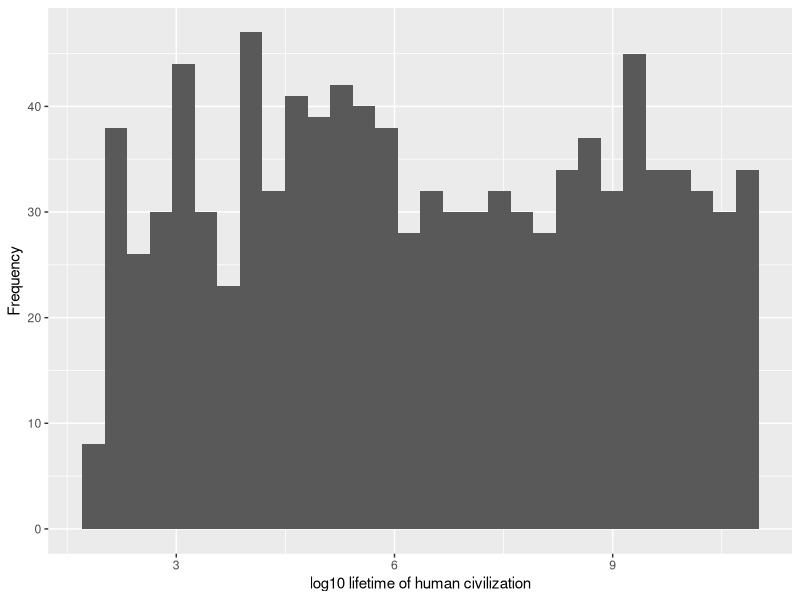
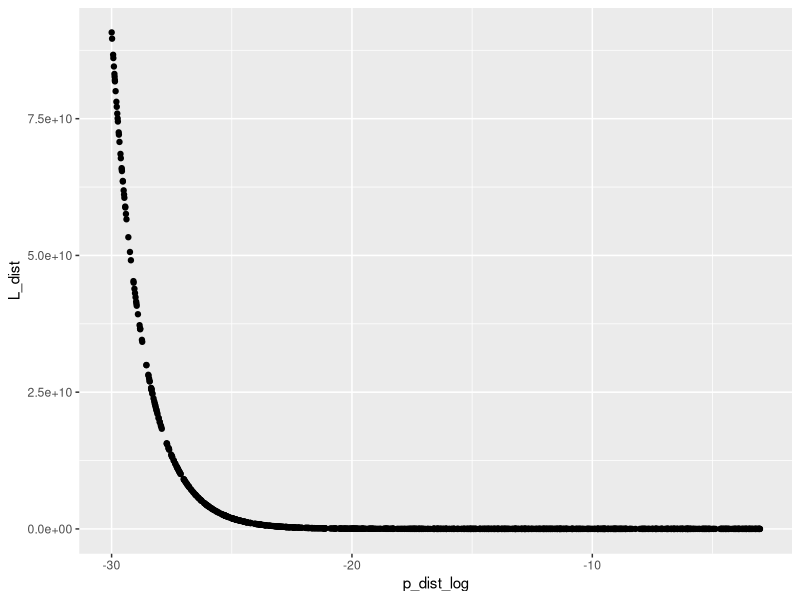
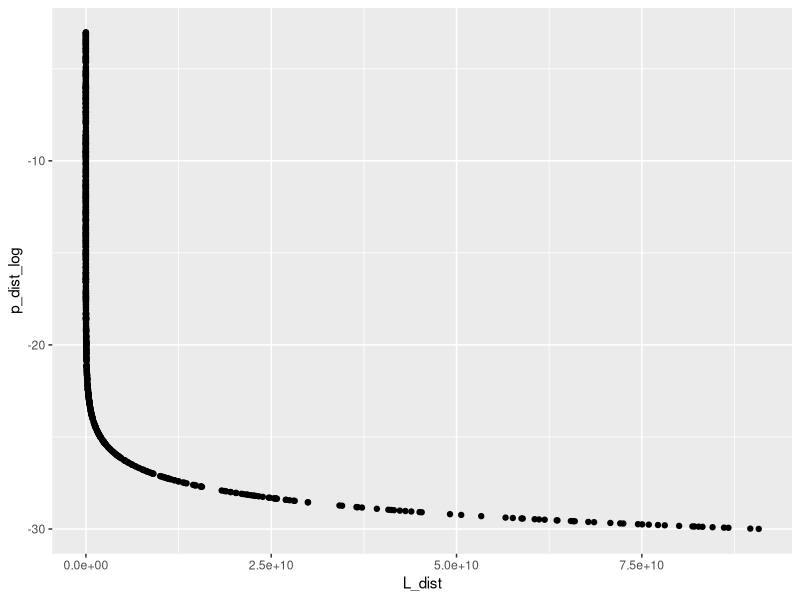

Here is the R script that generated these plots, in order:
#################################################
# Code to calculate the minimum value 
# of the lifetime of an advanced civilization
# so that it can detect the presence of another
# advanced radio transmitting civilization
##################################################

###########################
# load libraries
###########################
library(ggplot2)


c = (240 * pi)^(1/3)


(240 * pi)^(1/3)


p = 1e-12

L = c/ ( p^(1/3)  )

L

#####################
# general equation
#####################

d = 1/320

p = 1e-12

L = ( (3 * pi ) / ( 4 * p * d ) )^(1/3)

L


d = 1/320

p = 1e-15

L = ( (3 * pi ) / ( 4 * p * d ) )^(1/3)

L


############################
# sample p, d and plot L
############################

# sample from uniform distribution for log10(p)
N_samples = 1000 # number of samples
p_log_MIN = log10(1e-30) # minimum value of p on log scale
p_log_MAX = log10(1e-3)  # maximum value of p on log scale
p_dist_log = runif(n = N_samples, min = p_log_MIN, max = p_log_MAX)
p_dist = 10^p_dist_log

d = 1/320

# cosmic loneliness equation
L_dist = ( (3 * pi ) / ( 4 * p_dist * d ) )^(1/3)

L_dist

# plot L log
ggplot2::qplot( log10( L_dist), 
                xlab = 'log10 lifetime of human civilization',
                ylab = 'Frequency'
                )

summary( (L_dist)  )

ggplot2::qplot(x = p_dist_log, y = L_dist)

ggplot2::qplot(y = p_dist_log, x = L_dist)
